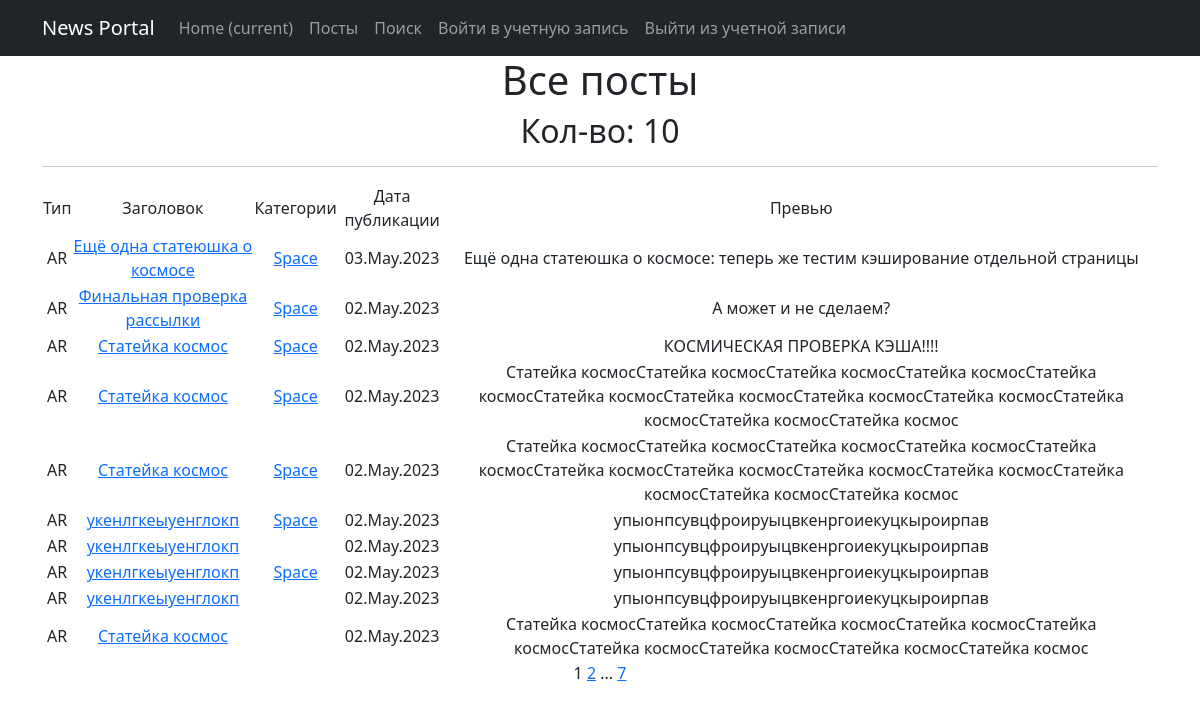
Page /news/ on the committed database.
### news_site/models.py (models this page shows, shortened)
class Post(models.Model):
    author = models.ForeignKey(Author, on_delete=models.CASCADE)
    NEWS = 'NW'
    ARTICLE = 'AR'
    CATEGORY_CHOICES = (
        (NEWS, 'Новость'),
        (ARTICLE, 'Статья')
    )
    categoryType = models.CharField(max_length=2, choices=CATEGORY_CHOICES, default=ARTICLE)
    time_add = models.DateTimeField(auto_now_add=True)
    head = models.CharField(max_length=256)
    body = models.TextField()
    rating = models.SmallIntegerField(default=0)
    category = models.ManyToManyField(Category, through='PostCategory')

class Category(models.Model):
    name = models.CharField(max_length=128, unique=True)
    subscribers = models.ManyToManyField(User, blank=True, related_name='categories')
    def __str__(self):
        return f'{self.name}'

### news_site/views.py (the view)
# urls.py: path('', PostList.as_view(), name='post_list'),
class PostList(ListView):
    model = Post
    ordering = '-time_add'
    template_name = 'posts.html'
    context_object_name = 'posts'
    paginate_by = 10

### news_site/templatetags/custom_filters.py (called while the page is built)
@register.filter()
def censor(text):
    try:
        str(text)
        word_list = text.split()
        for swear in SWEAR_WORDS:
            for i, word in enumerate(word_list):
                if swear[1:] in word:  # проверка со второй буквы, чтобы учесть верхний регистр
                    word_list[i] = word_list[i].replace(word, SWEAR_WORDS[swear])
        return ' '.join(word_list)
    except ValueError:
        print("Ошибка, невозможно применить фильтр к не строковым данным")

### templates/posts.html (shortened to what this page needs)
{% extends 'flatpages/default.html' %}
{% load custom_filters %}
{% block content %}
    <h1>Все посты</h1>
    <h2>Кол-во: {{ posts|length }}</h2>
    <hr>
    {% if posts %}
        <table>
            <tr>
                <td>Тип</td>
                <td>Заголовок</td>
                <td>Категории</td>
                <td>Дата публикации</td>
                <td>Превью</td>
            </tr>
            {% for post in posts %}
            <tr>
                <td>{{ post.categoryType }}</td>
                <td>
                    <a href="{% url 'post_detail' post.id %}">{{ post.head|censor }}</a>
                </td>
                <td>
                    {% for category in post.category.all %}
                    <a href="{% url 'category_list' category.id %}">{{ category }}</a>
                    {% endfor %}
                </td>
                <td>{{ post.time_add|date:'d.M.Y' }}</td>
                <td>{{ post.body|truncatewords:20|censor }}</td>
                <td>
                </td>
            </tr>
            {% endfor %}
        </table>
    {% else %}
        <h2>Постов нет!</h2>
    {% endif %}
    {{ page_obj.number }}
    {% if page_obj.has_next %}
        <a href="?page={{ page_obj.next_page_number }}">{{ page_obj.next_page_number }}</a>
        {% if paginator.num_pages != page_obj.next_page_number %}
            ...
            <a href="?page={{ page_obj.paginator.num_pages }}">{{ page_obj.paginator.num_pages }}</a>
        {% endif %}
    {% endif %}
{% endblock content %}

### rows in the picture
Post: categoryType "AR", head|censor "Ещё одна статеюшка о космосе", time_add "03.May.2023", body|censor "Ещё одна статеюшка о космосе: теперь же тестим кэширование отдельной страницы"
Category: name "Space"
Post: categoryType "AR", head|censor "Финальная проверка рассылки", time_add "02.May.2023", body|censor "А может и не сделаем?"
Post: categoryType "AR", head|censor "Статейка космос", time_add "02.May.2023", body|censor "КОСМИЧЕСКАЯ ПРОВЕРКА КЭША!!!!"
Post: categoryType "AR", head|censor "Статейка космос", time_add "02.May.2023", body|censor "Статейка космосСтатейка космосСтатейка космосСтатейка космосСтатейка космосСтатейка космосСтатейка космосСтатейка космосСтатейка космосСтатейка космосСтатейка космосСтатейка космос"
Post: categoryType "AR", head|censor "Статейка космос", time_add "02.May.2023", body|censor "Статейка космосСтатейка космосСтатейка космосСтатейка космосСтатейка космосСтатейка космосСтатейка космосСтатейка космосСтатейка космосСтатейка космосСтатейка космосСтатейка космос"
Post: categoryType "AR", head|censor "укенлгкеыуенглокп", time_add "02.May.2023", body|censor "упыонпсувцфроируыцвкенргоиекуцкыроирпав"
Post: categoryType "AR", head|censor "укенлгкеыуенглокп", time_add "02.May.2023", body|censor "упыонпсувцфроируыцвкенргоиекуцкыроирпав"
Post: categoryType "AR", head|censor "укенлгкеыуенглокп", time_add "02.May.2023", body|censor "упыонпсувцфроируыцвкенргоиекуцкыроирпав"
Post: categoryType "AR", head|censor "укенлгкеыуенглокп", time_add "02.May.2023", body|censor "упыонпсувцфроируыцвкенргоиекуцкыроирпав"
Post: categoryType "AR", head|censor "Статейка космос", time_add "02.May.2023", body|censor "Статейка космосСтатейка космосСтатейка космосСтатейка космосСтатейка космосСтатейка космосСтатейка космосСтатейка космосСтатейка космос"

### other values in the picture
{{ posts|length }} "10"
{{ page_obj.number }} "1"
{{ page_obj.next_page_number }} "2"
{{ page_obj.paginator.num_pages }} "7"
